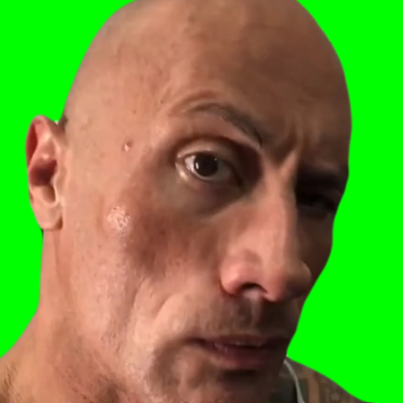
#> input picture assignments/assignment10-computer-vision/the-rock.png, 403 x 403 px
$ python step3.py
#> lines starting #> are read from the running program, lines starting #| are printed output that depends on the picture
"""Step 3: Display the Image at Different Resolutions in Seperate Plots"""
from PIL import Image
import matplotlib.pyplot as plt

image_path = "the-rock.png"
image = Image.open(image_path)
#> image is the input picture: PIL image 403x403 RGBA; mean R, G, B, A 110.5, 146.5, 58, 255

# asked ChatGPT how to resize an image
small_size = (25, 25)
medium_size = (100, 100)
large_size = (400, 400)

small_image = image.resize(small_size)
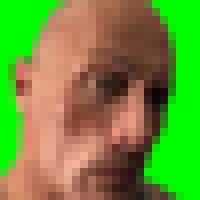
#> small_image: PIL image 25x25 RGBA (shown 8 times larger); mean R, G, B, A 110.8, 146.1, 58.1, 255
plt.figure("Small Resolution - 25x25", figsize=(5, 5))
plt.imshow(small_image)
plt.title("Small Resolution (25x25)")
plt.axis('off')
plt.show()

medium_image = image.resize(medium_size)
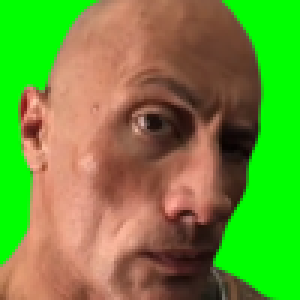
#> medium_image: PIL image 100x100 RGBA (shown 3 times larger); mean R, G, B, A 110.6, 146.4, 58.1, 255
plt.figure("Medium Resolution - 100x100", figsize=(5, 5))
plt.imshow(medium_image)
plt.title("Medium Resolution (100x100)")
plt.axis('off')
plt.show()

large_image = image.resize(large_size)
plt.figure("Large Resolution - 400x400", figsize=(5, 5))
plt.imshow(large_image)
plt.title("Large Resolution (400x400)")
plt.axis('off')
plt.show()
